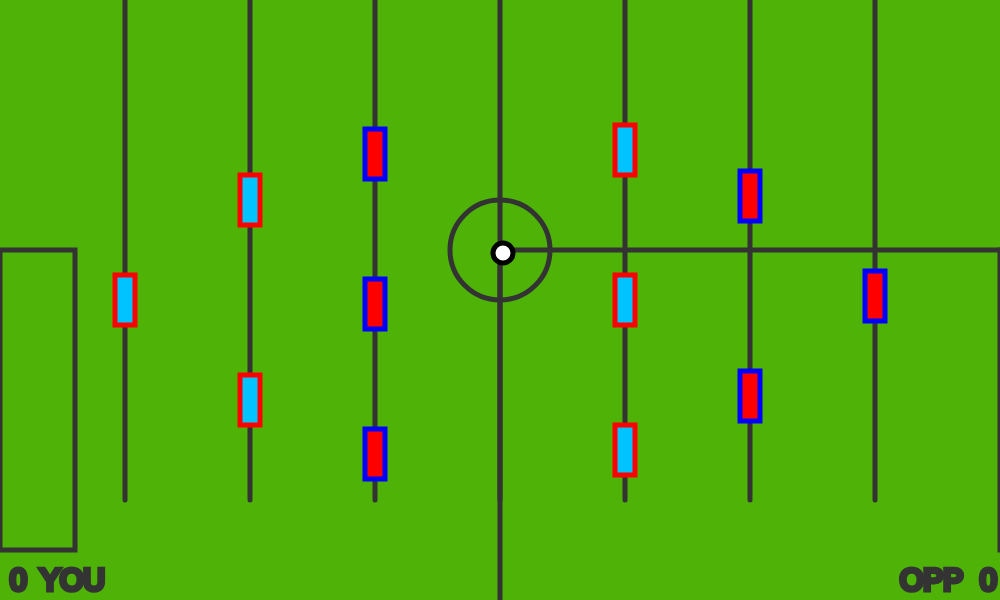
Frame 1 (no input)
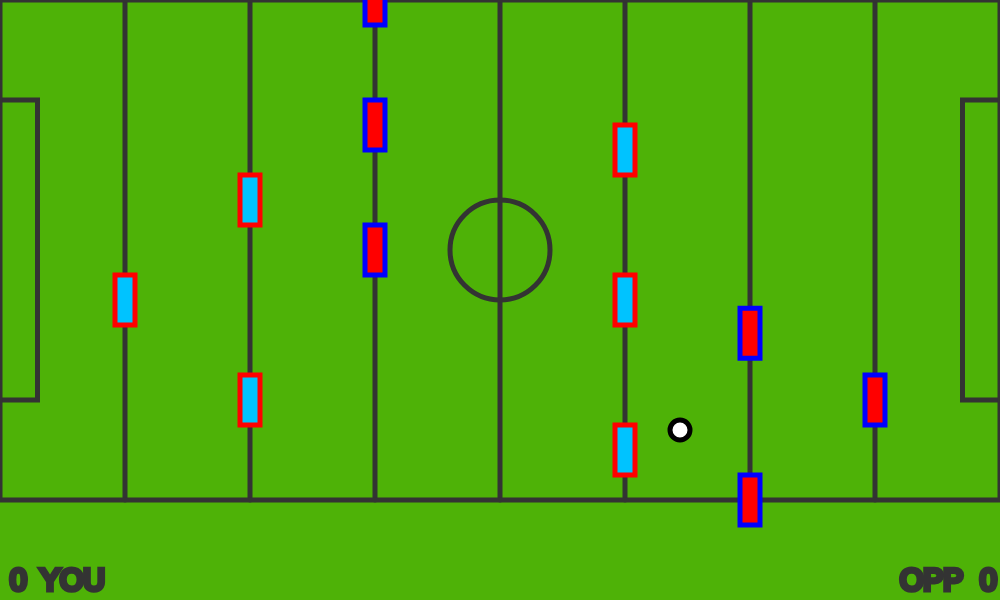
Frame 60 (no input)
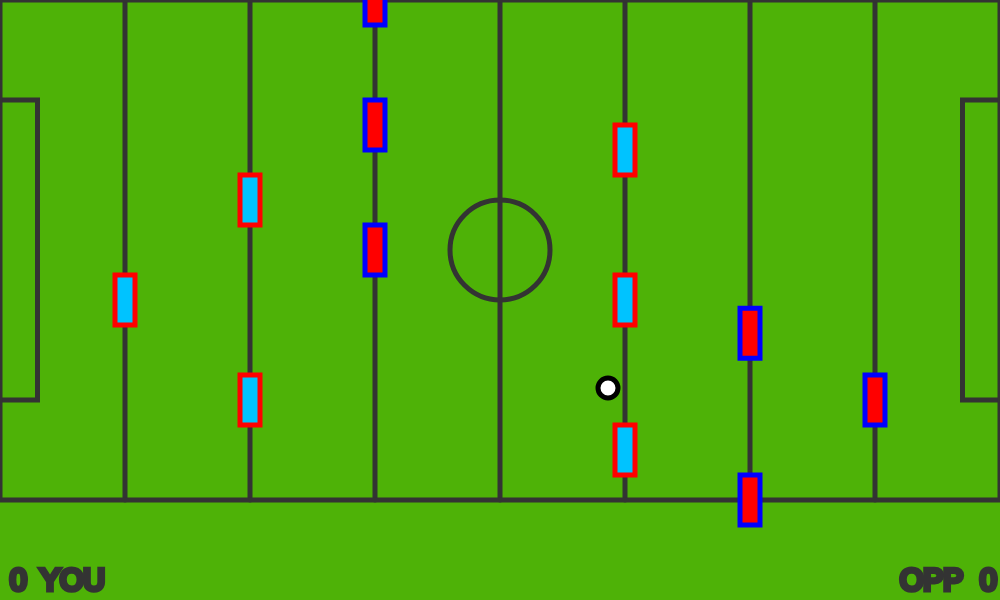
Frame 120 (the mouse pressed at the canvas centre since frame 60)

The p5.js sketch that drew these frames (run headless with seeded random() and noise() and a simulated clock; from frame 60 on, the mouse is pressed at the canvas centre):

// p5.js sketch
// ── sketch.js

var play=0,enem=0;
function setup() {
var canvas=createCanvas(1000,600);


//creating the array for team members
blue=[];
red=[];
       //creating the score variables

// creating the team members



blue[0]=new players(125,height/2,100,400); 
blue[1]=new players(250,height/3,0,1000/3);
blue[2]=new players(250,2*height/3,500/3,500);
blue[3]=new players(625,height/4,0,500/2);
blue[4]=new players(625,2*height/4,500/4,3*500/4);
blue[5]=new players(625,3*height/4,500/2,500);
red[0]=new enemy(875,height/2,100,400);
red[1]=new enemy(750,height/3,0,1000/3);
red[2]=new enemy(750,2*height/3,500/3,500);
red[3]=new enemy(375,height/4,0,500/2);
red[4]=new enemy(375,2*height/4,500/4,3*500/4);
red[5]=new enemy(375,3*height/4,500/2,500);
width=1000;
height=500;



//creating the ball object
ball=new BALL();

}



function draw() {
   background(78, 178, 7); //creates the background
   back();    //creates the field
   detect(); //enemy AI
   move();   // function to move the players
   collide();
   textSize(30); 
   var str="";
   var str1="";
   str+=play;
   str1+=enem;
   text(str,10,590);
   text("YOU",40,590);
   text(str1,980,590);
   text("OPP",900,590);

  for(var i=0;i<6;i++)
  {
  	
  	blue[i].show();
    red[i].move();
  	red[i].show();
  
  }
  
   ball.move();
   if(ball.goal())
   {
   	alert("goal!!!!!");
   	alert("press ok to continue the game");
   	ball.x=500;
   	ball.y=250;
   }
   ball.show();
  


}








function detect()   // gives the motiion of the opponent team for different positions of the ball
{
if(ball.y>250)
	{
		for(var i=0;i<3;i++)red[i].dy=4;

			if(ball.x>375)
			{
				for(var i=3;i<6;i++)red[i].dy=-4;

			}
		else 

		{
			for(var i=3;i<6;i++)red[i].dy=4;
		}
	}                                            //differnt setting for attacker and defenders
else
{
	for(var i=0;i<3;i++)red[i].dy=-4;

			if(ball.x>375)
			{
				for(var i=3;i<6;i++)red[i].dy=4;

			}
		else 

		{
			for(var i=3;i<6;i++)red[i].dy=-4;
		}
}
}









//drawing the field
function back()
{
 stroke(51);
  strokeWeight(5);
for(var i=0;i<7;i++)
 { line(125 +125*i,0,125 + 125*i,500);
 }
 stroke(51)
 noFill();
 ellipse(width/2,height/2,100,100);
 rect(0,height/2,75,300);
 rect(width,height/2,75,300);
 rect(width/2,height/2,1000,500);
}










//creating players-->constructor function for the player object
function players(ix,iy,cy1,cy2)
{

//ix is the initial x variable. cy is the y constraint . no need for x direction


this.x=ix;
this.y=iy;

//speed variables. no need to create for x direction.

this.dy=0;
//this creates the moving effect
this.move=function(dir)
{
	this.y=this.y+dir;
	this.y=constrain(this.y,cy1,cy2);
    

}

//this shows the object

this.show=function()
{   stroke(255,0,0);
	strokeWeight(5);
	fill(0, 195, 255);
	rectMode(CENTER);
	rect(this.x,this.y,20,50);
}






	
}

//creating the opponent object 



function enemy(ix,iy,cy1,cy2)
{

//ix is the initial x variable. cy is the y constraint . no need for x direction


this.x=ix;
this.y=iy;

//speed variables. no need to create for x direction.

this.dy=0;
//this creates the moving effect
this.move=function()
{
	this.y=this.y+this.dy;
	this.y=constrain(this.y,cy1,cy2);


}

//this shows the object

this.show=function()
{   stroke(0,0,255);
	strokeWeight(5);
	fill(255, 0, 0);
	rectMode(CENTER);
	rect(this.x,this.y,20,50);
}






	
}




//ball constructor function
function BALL()
{
	this.x=width/2;
	this.y=height/2;


   //ball speed variables
   this.dx=3;
   this.dy=3;

   this.move=function()
   {
   	//creating basic bouncing ball
   	if(this.x+this.dx>1000 || this.x+this.dx<0)this.dx*=-1;  //checking boundary conditions
   	if(this.y+this.dy>500 || this.y+this.dy<0)this.dy*=-1;

   	this.x=this.x+this.dx;
   	this.y=this.y+this.dy;

   }





   
    
   this.goal=function()
   {
   	if(this.x<=10 || this.x>=990)
   	{
   		if(this.y>100 && this.y<400)
   			{   if(this.x<=10)enem++;
   				else play++;
   				return 1;
   			}

   		else return 0;
            
   	}
   }
   this.show=function()
   {
   	fill(255);
   	stroke(0);
   	strokeWeight(5);
   	ellipse(this.x,this.y,20,20);
   }

   this.ddy=3;
   this.ddx=3;

}






//function to introduce controls


function move()
{
	if(keyIsDown(87))
	{
		
           blue[0].move(-5);
		
	}
	 else if(keyIsDown(83))
	{
		
			blue[0].move(5);
		
	}
	 else if(keyIsDown(69))
	{
		
			blue[1].move(-5);
			blue[2].move(-5);
		
	} else if(keyIsDown(68))
	{
		
			blue[1].move(5);
			blue[2].move(5);
		
	} else if(keyIsDown(82))
	{
		
			
			blue[3].move(-5);
			blue[4].move(-5);
			blue[5].move(-5);
		
	} else if(keyIsDown(70))
	{
		
			blue[3].move(5);
			blue[4].move(5);
			blue[5].move(5);
		
	}
}

function collide()
{

   for(var i=0;i<6;i++)
   {


   	if(  ball.x >=blue[i].x-10 && ball.x<=blue[i].x+10)
   	{
   		if(ball.y >=(blue[i].y-25) && ball.y <=(blue[i].y+25))
   		{
   			ball.dx*=-1;
   			ball.x=ball.x+4*ball.dx;
   		}
   	}
   }

    for(var i=0;i<6;i++)
   {


   	if(  ball.x >=red[i].x-10 && ball.x<=red[i].x+10)
   	{
   		if(ball.y >=(red[i].y-25) && ball.y <=(red[i].y+25))
   		{
   			ball.dx*=-1;
   			ball.x=ball.x+4*ball.dx;

   			        //moving the ball according to the direction of movement of the enemy
   		}
   	}
   }



}




function reset()
{

	ball.x=500;
	ball.y=250;
	play=0;
	enem=0;
	ball.dx=0;
	ball.dy=0;

}

function leplay()
{
      
      ball.dx=ball.ddx;
      ball.dy=ball.ddy;

}

function lepause()
{
    ball.ddx=ball.dx;
    ball.ddy=ball.dy;
	ball.dx=0;
	ball.dy=0;
}
// ── sketch.html
function setup() {
  canvas(650,400);
  background(89);// put setup code here
}

function draw() {
  // put drawing code here
}
